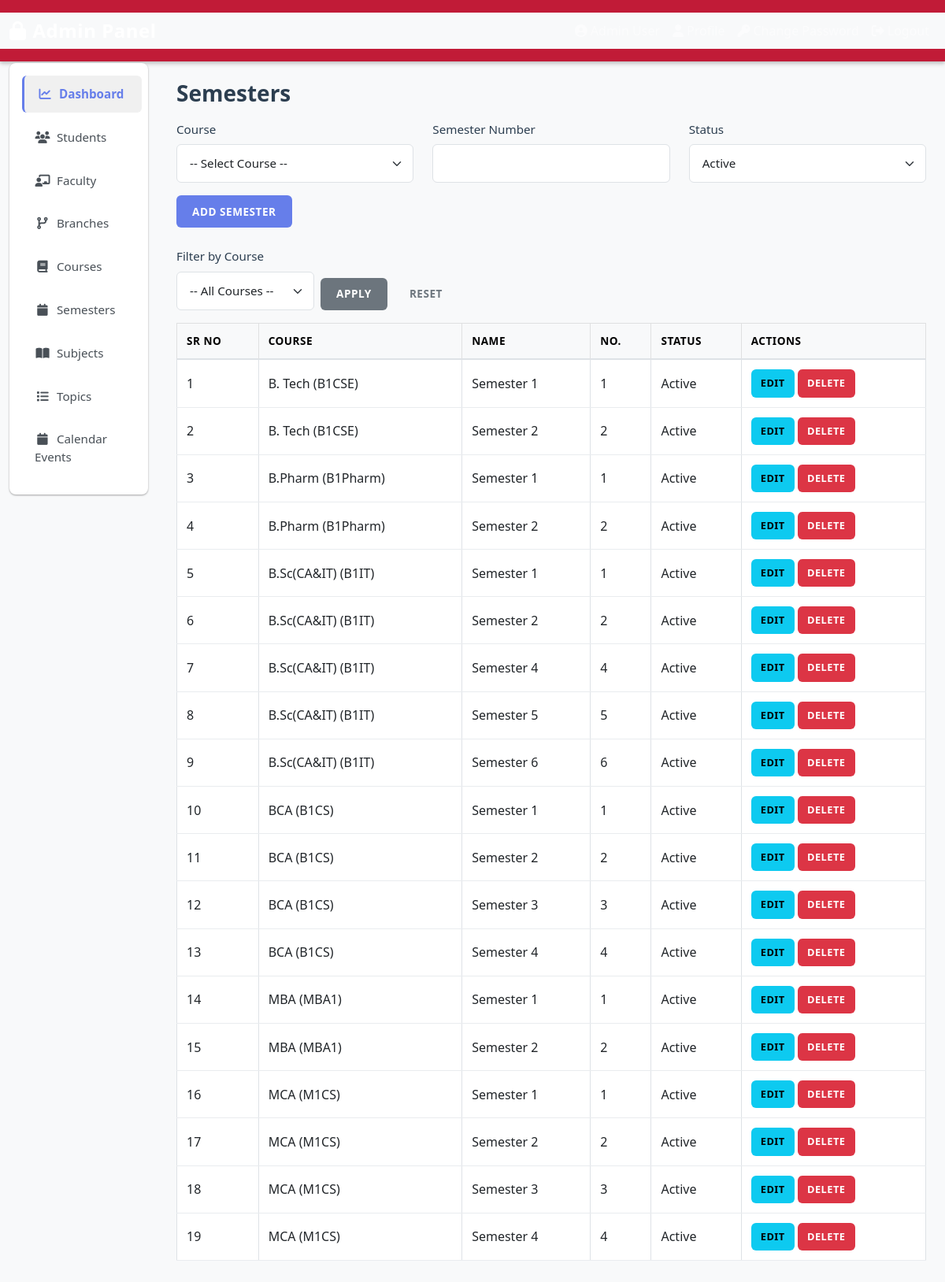
/admin/academics/semesters.php (signed in), run on the app's committed database.
### tables this page shows
CREATE TABLE `semesters` (
  `id` int(10) UNSIGNED NOT NULL,
  `course_id` int(10) UNSIGNED NOT NULL,
  `branch_id` int(10) UNSIGNED DEFAULT NULL,
  `number` tinyint(3) UNSIGNED NOT NULL COMMENT '1..8',
  `name` varchar(100) DEFAULT NULL,
  `order_no` int(10) UNSIGNED DEFAULT 1,
  `status` enum('active','inactive') DEFAULT 'active',
  `is_active` tinyint(1) NOT NULL DEFAULT 1,
  `created_at` datetime NOT NULL DEFAULT current_timestamp(),
  `updated_at` datetime DEFAULT current_timestamp() ON UPDATE current_timestamp()
);

CREATE TABLE `courses` (
  `id` int(10) UNSIGNED NOT NULL,
  `name` varchar(150) NOT NULL COMMENT 'e.g., Bachelor of Technology',
  `code` varchar(50) NOT NULL COMMENT 'e.g., B.TECH',
  `description` text DEFAULT NULL,
  `duration_years` int(10) UNSIGNED DEFAULT 4,
  `status` enum('active','inactive') DEFAULT 'active',
  `is_active` tinyint(1) NOT NULL DEFAULT 1,
  `created_at` datetime NOT NULL DEFAULT current_timestamp(),
  `updated_at` datetime DEFAULT current_timestamp() ON UPDATE current_timestamp()
);

### admin/academics/semesters.php (the view, shortened to what this page needs)
<?php
$pdo = Database::getInstance();
$id     = isset($_GET['id']) ? (int)$_GET['id'] : 0;
$semester = [
    'course_id' => '',
    'number'    => '',
    'status'    => 'active',
];
$sql = "SELECT s.*, c.name AS course_name, c.code AS course_code
    FROM semesters s
    JOIN courses c ON c.id = s.course_id";
$params = [];
$sql .= " ORDER BY c.name ASC, CAST(s.number AS UNSIGNED) ASC";
$stmt = $pdo->prepare($sql);
$stmt->execute($params);
$rows = $stmt->fetchAll();
include __DIR__ . '/../includes/header.php';
include __DIR__ . '/../includes/sidebar.php';
?>
<h3 class="mb-3">Semesters</h3>
<form method="post" class="mb-4">
    <div class="row mb-3">
        <div class="col-md-4">
            <label class="form-label">Course</label>
            <select name="course_id" class="form-select" required>
                <option value="">-- Select Course --</option>
            </select>
        </div>
        <div class="col-md-4">
            <label class="form-label">Semester Number</label>
            <input type="number" name="number" class="form-control" min="1" max="12"
                   value="<?php echo htmlspecialchars((string)$semester['number']); ?>" required>
        </div>
        <div class="col-md-4">
            <label class="form-label">Status</label>
            <select name="status" class="form-select">
                <option value="active" <?php echo $semester['status'] === 'active' ? 'selected' : ''; ?>>Active</option>
            </select>
        </div>
    </div>
    <button type="submit" class="btn btn-primary"><?php echo $id > 0 ? 'Update' : 'Add'; ?> Semester</button>
</form>
<form method="get" class="mb-3">
    <div class="row g-2 align-items-end">
        <div class="col-auto">
            <label class="form-label">Filter by Course</label>
            <select name="filter_course" class="form-select">
                <option value="0">-- All Courses --</option>
            </select>
        </div>
        <div class="col-auto">
            <button type="submit" class="btn btn-secondary">Apply</button>
            <a href="semesters.php" class="btn btn-outline-secondary ms-1">Reset</a>
        </div>
    </div>
</form>
<table class="table table-bordered table-sm align-middle">
    <thead class="table-light">
    <tr>
        <th>Sr No</th>
        <th>Course</th>
        <th>Name</th>
        <th>No.</th>
        <th>Status</th>
        <th>Actions</th>
    </tr>
    </thead>
    <tbody>
    <?php if ($rows): ?>
        <?php foreach ($rows as $i => $row): ?>
            <tr>
                <td><?php echo $i + 1; ?></td>
                <td><?php echo htmlspecialchars($row['course_name'] . ' (' . $row['course_code'] . ')'); ?></td>
                <td><?php echo htmlspecialchars($row['name']); ?></td>
                <td><?php echo htmlspecialchars((string)$row['number']); ?></td>
                <td><?php echo htmlspecialchars(ucfirst($row['status'])); ?></td>
                <td>
                    <a href="semesters.php?action=edit&id=<?php echo $row['id']; ?>" class="btn btn-sm btn-info">Edit</a>
                    <a href="semesters.php?action=delete&id=<?php echo $row['id']; ?>"
                       class="btn btn-sm btn-danger"
                       onclick="return confirm('Delete this semester? This may affect subjects and students.');">
                        Delete
                    </a>
                </td>
            </tr>
        <?php endforeach; ?>
    <?php else: ?>
        <tr><td colspan="6" class="text-center">No semesters found.</td></tr>
    <?php endif; ?>
    </tbody>
</table>

### assets/css/style.css (style rules this page uses)
:root { --primary-gradient: linear-gradient(135deg, #667eea 0%, #764ba2 100%); --admin-gradient: linear-gradient(135deg, #dc3545 0%, #c82333 100%); --faculty-gradient: linear-gradient(135deg, #0d6efd 0%, #0a58ca 100%); --student-gradient: linear-gradient(135deg, #198754 0%, #157347 100%); --shadow-sm: 0 1px 3px rgba(0, 0, 0, 0.12), 0 1px 2px rgba(0, 0, 0, 0.24); --shadow-md: 0 3px 6px rgba(0, 0, 0, 0.15), 0 2px 4px rgba(0, 0, 0, 0.12); --shadow-lg: 0 10px 20px rgba(0, 0, 0, 0.15), 0 3px 6px rgba(0, 0, 0, 0.10); }
* { margin: 0; padding: 0; box-sizing: border-box; }
html, body { height: 100%; font-family: 'Segoe UI', Tahoma, Geneva, Verdana, sans-serif; color: #333; background-color: #f8f9fa; }
body { display: flex; flex-direction: column; background-color: #f8f9fa; }
h1, h2, h3, h4, h5, h6 { font-weight: 600; color: #2c3e50; margin-bottom: 1rem; }
.form-control, .form-select { border-radius: 6px; border: 1px solid #dee2e6; padding: 0.75rem 1rem; font-size: 0.95rem; transition: all 0.3s ease; }
.form-label { color: #2c3e50; margin-bottom: 0.5rem; font-size: 0.95rem; }
.btn { border-radius: 6px; font-weight: 600; padding: 0.65rem 1.25rem; transition: all 0.3s ease; border: none; text-transform: uppercase; font-size: 0.85rem; letter-spacing: 0.5px; }
.btn-primary { background-color: #667eea; border: none; }
.btn-danger { background-color: #dc3545; border: none; }
.btn-info { background-color: #0dcaf0; border: none; color: #000; }
.btn-sm { padding: 0.5rem 0.75rem; font-size: 0.8rem; }
.table { border-collapse: collapse; }
.table thead { background-color: #f8f9fa; font-weight: 600; color: #2c3e50; }
.table th { border-bottom: 2px solid #dee2e6; padding: 1rem; text-transform: uppercase; font-size: 0.85rem; letter-spacing: 0.5px; }
.table td { padding: 1rem; border-bottom: 1px solid #e9ecef; vertical-align: middle; }
.table tbody tr { transition: all 0.3s ease; }
.table-sm th, .table-sm td { padding: 0.75rem; }

### data on the page
semesters: course.code "B. Tech (B1CSE)", name "Semester 1", number "1", status "Active"
semesters: course.code "B. Tech (B1CSE)", name "Semester 2", number "2", status "Active"
semesters: course.code "B.Pharm (B1Pharm)", name "Semester 1", number "1", status "Active"
semesters: course.code "B.Pharm (B1Pharm)", name "Semester 2", number "2", status "Active"
semesters: course.code "B.Sc(CA&IT) (B1IT)", name "Semester 1", number "1", status "Active"
semesters: course.code "B.Sc(CA&IT) (B1IT)", name "Semester 2", number "2", status "Active"
semesters: course.code "B.Sc(CA&IT) (B1IT)", name "Semester 4", number "4", status "Active"
semesters: course.code "B.Sc(CA&IT) (B1IT)", name "Semester 5", number "5", status "Active"
semesters: course.code "B.Sc(CA&IT) (B1IT)", name "Semester 6", number "6", status "Active"
semesters: course.code "BCA (B1CS)", name "Semester 1", number "1", status "Active"
semesters: course.code "BCA (B1CS)", name "Semester 2", number "2", status "Active"
semesters: course.code "BCA (B1CS)", name "Semester 3", number "3", status "Active"
semesters: course.code "BCA (B1CS)", name "Semester 4", number "4", status "Active"
semesters: course.code "MBA (MBA1)", name "Semester 1", number "1", status "Active"
semesters: course.code "MBA (MBA1)", name "Semester 2", number "2", status "Active"
semesters: course.code "MCA (M1CS)", name "Semester 1", number "1", status "Active"
semesters: course.code "MCA (M1CS)", name "Semester 2", number "2", status "Active"
semesters: course.code "MCA (M1CS)", name "Semester 3", number "3", status "Active"
semesters: course.code "MCA (M1CS)", name "Semester 4", number "4", status "Active"
